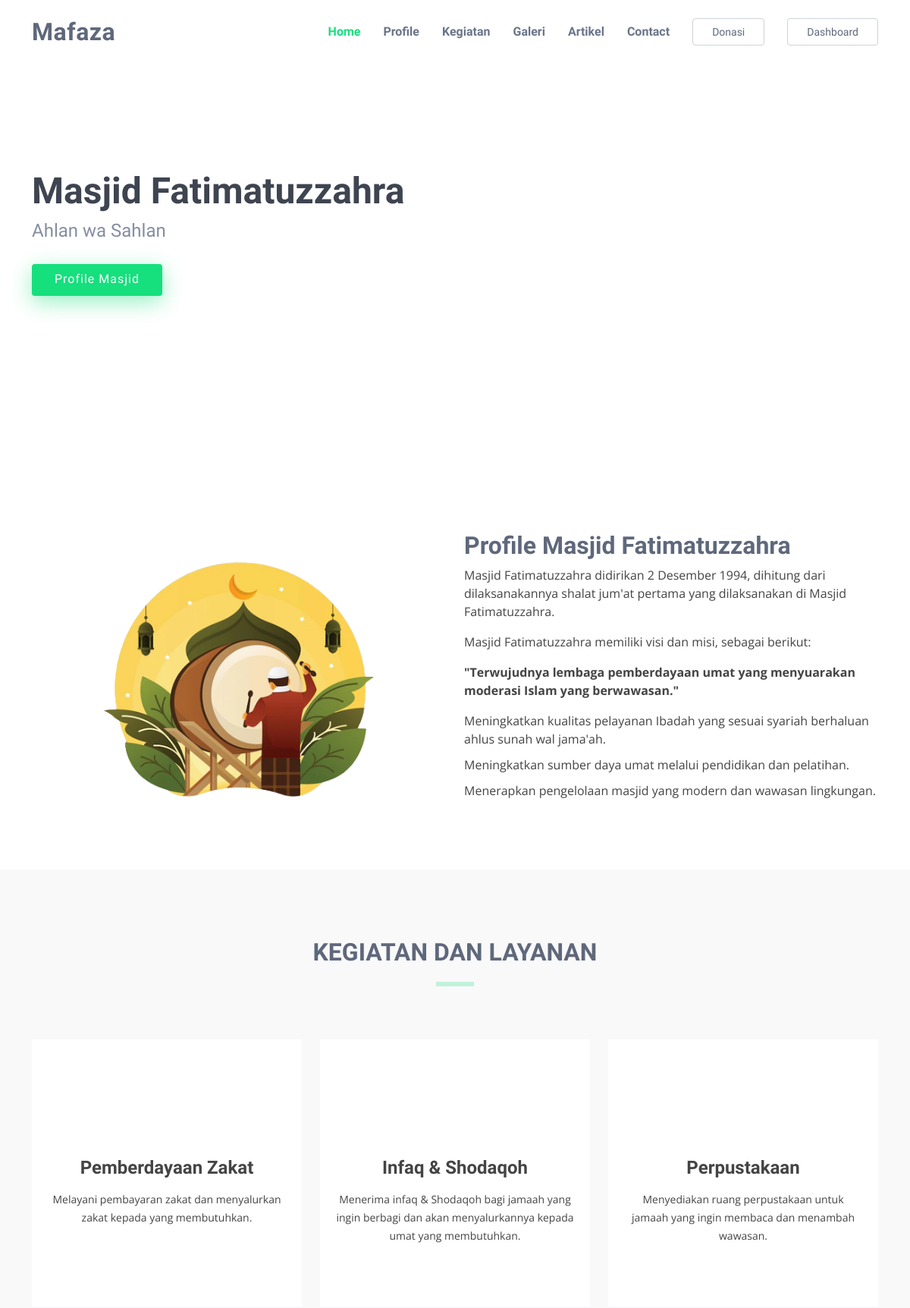
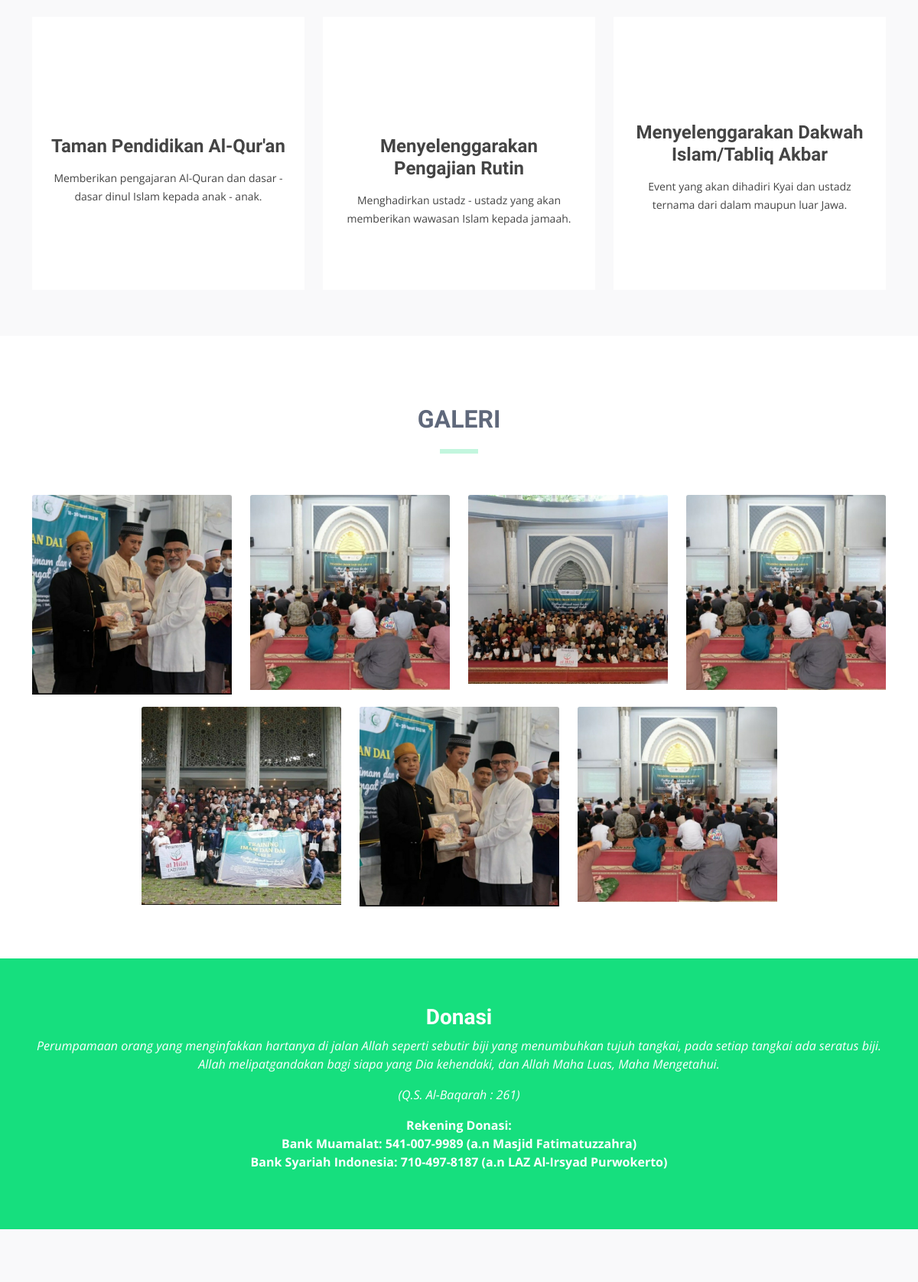
The page / (upper part) on the database its author committed (2 pictures, top to bottom).
### tables this page shows
CREATE TABLE `t_desc_profile` (
  `id_desc_profile` int(11) NOT NULL,
  `title` varchar(100) NOT NULL,
  `description` text NOT NULL,
  `created_at` timestamp NOT NULL DEFAULT current_timestamp()
);

CREATE TABLE `t_kegiatan` (
  `id_kegiatan` int(11) NOT NULL,
  `title` varchar(100) NOT NULL,
  `description` varchar(255) NOT NULL,
  `badge` varchar(50) NOT NULL,
  `created_at` timestamp NULL DEFAULT current_timestamp()
);

CREATE TABLE `t_gallery` (
  `id_gallery` int(11) NOT NULL,
  `image_path` text NOT NULL,
  `description` varchar(255) DEFAULT NULL,
  `created_at` timestamp NOT NULL DEFAULT current_timestamp(),
  `updated_at` timestamp NOT NULL DEFAULT current_timestamp(),
  `deleted_at` timestamp NULL DEFAULT NULL,
  `id_user` int(11) NOT NULL
);

CREATE TABLE `t_desc_donasi` (
  `id_desc_donasi` int(11) NOT NULL,
  `description` text NOT NULL,
  `created_at` timestamp NOT NULL DEFAULT current_timestamp(),
  `updated_at` timestamp NOT NULL DEFAULT current_timestamp(),
  `id_user` int(11) NOT NULL
);

### index.php (the view, shortened to what this page needs)
<?php
include_once("config.php");
if (!$result_desc_profile = $mysqli->query("SELECT * FROM t_desc_profile ORDER BY id_desc_profile DESC LIMIT 1")) {
}
if (!$result_kegiatan = $mysqli->query("SELECT * FROM t_kegiatan ORDER BY id_kegiatan ASC")) {
}
if (!$result_desc_donasi = $mysqli->query("SELECT * FROM t_desc_donasi ORDER BY id_desc_donasi DESC LIMIT 1")) {
}
if (!$result_gallery = $mysqli->query("SELECT * FROM t_gallery ORDER BY id_gallery DESC limit 10")) {
}
?>
<!DOCTYPE html>
<html lang="en">
<head>
  <link href="assets/vendor/bootstrap/css/bootstrap.min.css" rel="stylesheet">
  <link href="assets/vendor/bootstrap-icons/bootstrap-icons.css" rel="stylesheet">
  <link href="assets/vendor/boxicons/css/boxicons.min.css" rel="stylesheet">
  <link href="assets/vendor/glightbox/css/glightbox.min.css" rel="stylesheet">
  <link href="assets/css/style.css" rel="stylesheet">
</head>
<body>
  <header id="header" class="fixed-top">
    <div class="container d-flex align-items-center justify-content-between">
      <h1 class="logo"><a href="index.html">Mafaza</a></h1>
      <nav id="navbar" class="navbar">
        <ul>
          <li><a class="nav-link scrollto active" href="#hero">Home</a></li>
          <li><a class="nav-link scrollto" href="#profile">Profile</a></li>
          <li><a class="nav-link scrollto" href="#kegiatan">Kegiatan</a></li>
          <li><a class="nav-link scrollto " href="#galeri">Galeri</a></li>
          <li><a class="nav-link scrollto" href="#artikel">Artikel</a></li>
          <li><a class="nav-link scrollto" href="#contact">Contact</a></li>
          <li><a class="getstarted scrollto" href="#donasi">Donasi</a></li>
          <li><a class="getstarted" href="/admin?page=list-artikel">Dashboard</a></li>
        </ul>
      </nav>
    </div>
  </header>
  <section id="hero" class="d-flex align-items-center">
    <div class="container">
      <div class="row">
        <div class="col-lg-6 pt-5 pt-lg-0 order-2 order-lg-1 d-flex flex-column justify-content-center mb-5">
          <h1>Masjid Fatimatuzzahra</h1>
          <h2>Ahlan wa Sahlan</h2>
          <div class="d-flex">
            <a href="#profile" class="btn-get-started scrollto">Profile Masjid</a>
          </div>
        </div>
        <div class="col-lg-6 order-1 order-lg-2 hero-img">
        </div>
      </div>
    </div>
  </section>
  <main id="main">
    <section id="profile" class="about">
      <div class="container">
        <div class="row">
          <div class="col-lg-6">
            <img src="image/indonesian-traditional-muslim-illustration_579677-559-removebg-preview.png" class="img-fluid" alt="">
          </div>
          <div class="col-lg-6 pt-4 pt-lg-0 content">
            <?php
            while ($user_data = mysqli_fetch_array($result_desc_profile)) {
              echo "<h3>" . $user_data['title'] . "</h3>";
              echo $user_data['description'];
            }
            ?>
          </div>
        </div>
      </div>
    </section>
    <section id="kegiatan" class="services section-bg">
      <div class="container">
        <div class="section-title">
          <h2>Kegiatan dan Layanan</h2>
          <center>
            <hr style="border: 3px solid #16df7e; width: 50px;" />
          </center>
        </div>
        <div class="row">
          <?php
          while ($kegiatan_data = mysqli_fetch_array($result_kegiatan)) {
            echo '<div class="col-lg-4 col-md-6 d-flex align-items-stretch mt-4">';
            echo '<div class="icon-box">';
            echo '  <div class="icon">' . $kegiatan_data['badge'] . '</div>';
            echo '   <h4>' . $kegiatan_data['title'] . '</h4>';
            echo '    <p>' . $kegiatan_data['description'] . '</p>';
            echo '  </div>';
            echo '</div>';
          }
          ?>
        </div>
      </div>
    </section>
    <section id="galeri">
      <div class="container">
        <div class="section-title">
          <h2>Galeri</h2>
          <center>
            <hr style="border: 3px solid #16df7e; width: 50px;" />
          </center>
        </div>
        <div class="row d-flex justify-content-center">
          <?php
          while ($gallery_data = mysqli_fetch_array($result_gallery)) {
            echo '<div class="card  mt-2 ml-2 mb-2  col-xl-3 col-lg-3 col-md-4 col-sm-12 col-12" style="border-style: none;">';
            echo '  <a href="image/galeri/' . $gallery_data['image_path'] . '"><img class="card-img-top" src="image/galeri/' . $gallery_data['image_path'] . '"';
            echo '      alt="' . $gallery_data['description'] . '"></a>';
            echo '</div>';
          }
          ?>
        </div>
      </div>
    </section>
    <section id="donasi" class="cta">
      <div class="container">
        <div class="text-center">
          <h3>Donasi</h3>
          <?php
          while ($profile_data = mysqli_fetch_array($result_desc_donasi)) {
            echo $profile_data['description'];
          }
          ?>
        </div>
      </div>
    </section>
    <section id="artikel" class="team section-bg">
      <div class="container">
        <div class="section-title">
        </div>
      </div>
    </section>
  </main>
</body>
</html>

### assets/css/style.css (style rules this page uses)
body { font-family: "Open Sans", sans-serif; color: #444444; }
a { color: #14c871; text-decoration: none; }
h1, h2, h3, h4, h5, h6 { font-family: "Raleway", sans-serif; }
#header { background: #fff; transition: all 0.5s; z-index: 997; padding: 20px 0; }
#header .logo { font-size: 32px; margin: 0; padding: 0; line-height: 1; font-weight: 700; letter-spacing: 0.5px; }
#header .logo a { color: #5f687b; }
.navbar { padding: 0; }
.navbar ul { margin: 0; padding: 0; display: flex; list-style: none; align-items: center; }
.navbar li { position: relative; }
.navbar a, .navbar a:focus { display: flex; align-items: center; justify-content: space-between; padding: 10px 0 10px 30px; font-family: "Raleway", sans-serif; font-size: 16px; font-weight: 700; color: #6a7489; white-space: nowrap; transition: 0.3s; }
.navbar a:hover, .navbar .active, .navbar .active:focus, .navbar li:hover > a { color: #16df7e; }
.navbar .getstarted, .navbar .getstarted:focus { padding: 10px 25px; margin-left: 30px; border-radius: 4px; line-height: 1; color: #5f687b; font-size: 14px; font-weight: 500; border: 1px solid #cdd1d9; }
#hero { width: 100%; height: 80vh; background: #fff; padding-top: 82px; }
#hero h1 { margin: 0; font-size: 48px; font-weight: 700; line-height: 56px; color: #3e4450; }
#hero h2 { color: #858ea1; margin: 10px 0 30px 0; font-size: 24px; }
#hero .btn-get-started { font-family: "Raleway", sans-serif; font-weight: 500; font-size: 16px; letter-spacing: 1px; display: inline-block; padding: 8px 30px 10px 30px; border-radius: 4px; transition: 0.5s; color: #fff; background: #16df7e; box-shadow: 0 8px 28px rgba(22, 223, 126, 0.45); }
section { padding: 60px 0; overflow: hidden; }
.section-bg { background-color: #f9f9fa; }
.section-title { text-align: center; padding: 30px 0; position: relative; }
.section-title h2 { font-size: 32px; font-weight: 700; text-transform: uppercase; margin-bottom: 20px; padding-bottom: 0; color: #5f687b; position: relative; z-index: 2; }
.about .content h3 { font-weight: 700; font-size: 32px; color: #5f687b; }
.about .content ul { list-style: none; padding: 0; }
.about .content ul li { padding-bottom: 10px; }
.services .icon-box { text-align: center; border: 1px solid #fff; padding: 80px 20px; transition: all ease-in-out 0.3s; background: #fff; }
.services .icon-box .icon { margin: 0 auto; display: flex; align-items: center; justify-content: center; margin-bottom: 20px; transition: ease-in-out 0.3s; }
.services .icon-box .icon i { color: #16df7e; font-size: 36px; transition: 0.3s; }
.services .icon-box h4 { font-weight: 700; margin-bottom: 15px; font-size: 24px; }
.services .icon-box p { line-height: 24px; font-size: 14px; margin-bottom: 0; }
.cta { background: #16df7e; background-size: cover; padding: 60px 0; }
.cta h3 { color: #fff; font-size: 28px; font-weight: 700; }
.cta p { color: #fff; }

### rows shown on the page
t_desc_profile: title "Profile Masjid Fatimatuzzahra", description "Masjid Fatimatuzzahra didirikan 2 Desember 1994, dihitung dari dilaksanakannya shalat jum'at pertama yang dilaksanakan di Masjid Fatimatuzzahra. Masjid Fatimatuzzahra memiliki visi dan misi, sebagai berikut: \"Terwujudnya lembaga pemberdayaan umat yang menyuarakan moderasi Islam yang berwawasan.\" Meningkatkan kualitas pelayanan Ibadah yang sesuai syariah berhaluan ahlus sunah wal jama'ah. Meningkatkan sumber daya umat melalui pendidikan dan pelatihan. Menerapkan pengelolaan masjid yang modern dan wawasan lingkungan."
t_kegiatan: title "Pemberdayaan Zakat", description "Melayani pembayaran zakat dan menyalurkan zakat kepada yang membutuhkan."
t_kegiatan: title "Infaq & Shodaqoh", description "Menerima infaq & Shodaqoh bagi jamaah yang ingin berbagi dan akan menyalurkannya kepada umat yang membutuhkan."
t_kegiatan: title "Perpustakaan", description "Menyediakan ruang perpustakaan untuk jamaah yang ingin membaca dan menambah wawasan."
t_kegiatan: title "Taman Pendidikan Al-Qur'an", description "Memberikan pengajaran Al-Quran dan dasar - dasar dinul Islam kepada anak - anak."
t_kegiatan: title "Menyelenggarakan Pengajian Rutin", description "Menghadirkan ustadz - ustadz yang akan memberikan wawasan Islam kepada jamaah."
t_kegiatan: title "Menyelenggarakan Dakwah Islam/Tabliq Akbar", description "Event yang akan dihadiri Kyai dan ustadz ternama dari dalam maupun luar Jawa."
t_gallery: image_path+description (picture)
t_gallery: image_path+description (picture)
t_gallery: image_path+description (picture)
t_gallery: image_path+description (picture)
t_gallery: image_path+description (picture)
t_gallery: image_path+description (picture)
t_gallery: image_path+description (picture)
t_desc_donasi: description "Perumpamaan orang yang menginfakkan hartanya di jalan Allah seperti sebutir biji yang menumbuhkan tujuh tangkai, pada setiap tangkai ada seratus biji. Allah melipatgandakan bagi siapa yang Dia kehendaki, dan Allah Maha Luas, Maha Mengetahui. (Q.S. Al-Baqarah : 261) Rekening Donasi: Bank Muamalat: 541-007-9989 (a.n Masjid Fatimatuzzahra) Bank Syariah Indonesia: 710-497-8187 (a.n LAZ Al-Irsyad Purwokerto)"
